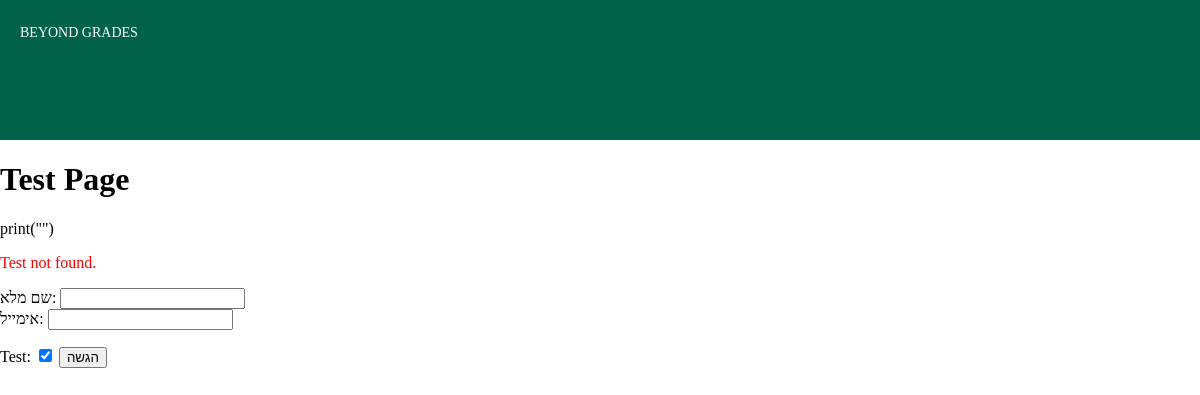
Page /test_page/1716063059/ on the earlier database version.
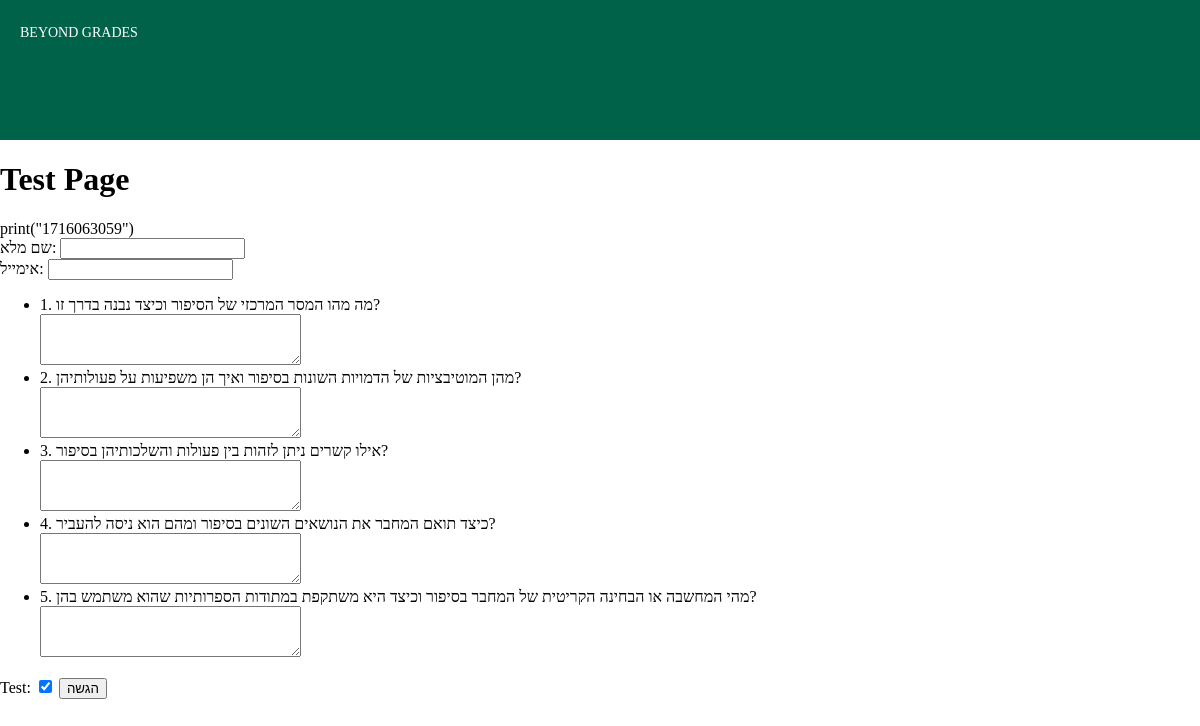
Same page on the later database version.
### web/models.py (models this page shows, shortened)
class Test(models.Model):
    id = models.AutoField(primary_key=True)  # Field to store the test ID
    title = models.CharField(max_length=100)
    skill = models.CharField(max_length=100)  # Field to store skill
    subject = models.CharField(max_length=100)  # Field to store subject
    teacher = models.ForeignKey('Teacher', related_name='tests', on_delete=models.CASCADE)  # Field to store the teacher

class Question(models.Model):
    id = models.AutoField(primary_key=True)  # Field to store the question ID
    test = models.ForeignKey('Test', related_name='questions', on_delete=models.CASCADE)
    number = models.IntegerField()  # Number of the question
    text = models.TextField()  # Text of the question

### web/views.py (the view)
# urls.py: path('test_page/<int:test_id>/', views.test_page, name='test_page'),
def test_page(request, test_id):
    try:
        test = Test.objects.get(id=test_id)
        questions = test.questions.all()  # Assuming a related_name of 'questions' in Test model
        if questions:
            return render(request, 'test_page.html', {'questions': questions, 'test': test})
        else:
            return render(request, 'test_page.html', {'error_message': 'No questions found for this test.'})
    except Test.DoesNotExist:
        return render(request, 'test_page.html', {'error_message': 'Test not found.'})

### web/templates/test_page.html (shortened to what this page needs)
{% extends 'base.html' %}
{% block content %}
    <div class="header">
<div class="header-text">BEYOND GRADES</div>
</div>
    <h1>Test Page</h1>
    print("{{ test.id }}")
    <form method="post" action="{% url 'submit_answers' %}">
        {% if error_message %}
            <p style="color: red;">{{ error_message }}</p>
        {% endif %}
        <div>
            <label for="full_name">שם מלא:</label>
            <input type="text" name="full_name" id="full_name" required>
        </div>
        <div>
            <label for="email">אימייל:</label>
            <input type="text" name="email" id="email" required>
        </div>
        <ul>
            {% for question in questions %}
                <li>{{ question.text }}</li>
                <textarea name="answer_{{ question.id }}" rows="3" cols="30"></textarea>
            {% endfor %}
        </ul>
        <label for="test">Test:</label>
        <input type="checkbox" name="test" id="test" checked>
        <button type="submit">הגשה</button>
    </form>
{% endblock %}

### web/templates/base.html (shortened to what this page needs)
<!DOCTYPE html>
<html lang="en">
<head>
</head>
<body>
    {% block content %}
    {% endblock %}
</body>
</html>

Differences in the rows shown:
added Test: id "1716063059"
added Question: text "1. מה מהו המסר המרכזי של הסיפור וכיצד נבנה בדרך זו?"
added Question: text "2. מהן המוטיבציות של הדמויות השונות בסיפור ואיך הן משפיעות על פעולותיהן?"
added Question: text "3. אילו קשרים ניתן לזהות בין פעולות והשלכותיהן בסיפור?"
added Question: text "4. כיצד תואם המחבר את הנושאים השונים בסיפור ומהם הוא ניסה להעביר?"
added Question: text "5. מהי המחשבה או הבחינה הקריטית של המחבר בסיפור וכיצד היא משתקפת במתודות הספרותיות שהוא משתמש בהן?"
Other differences:
{{ error_message }}: "Test not found." → (not shown)
